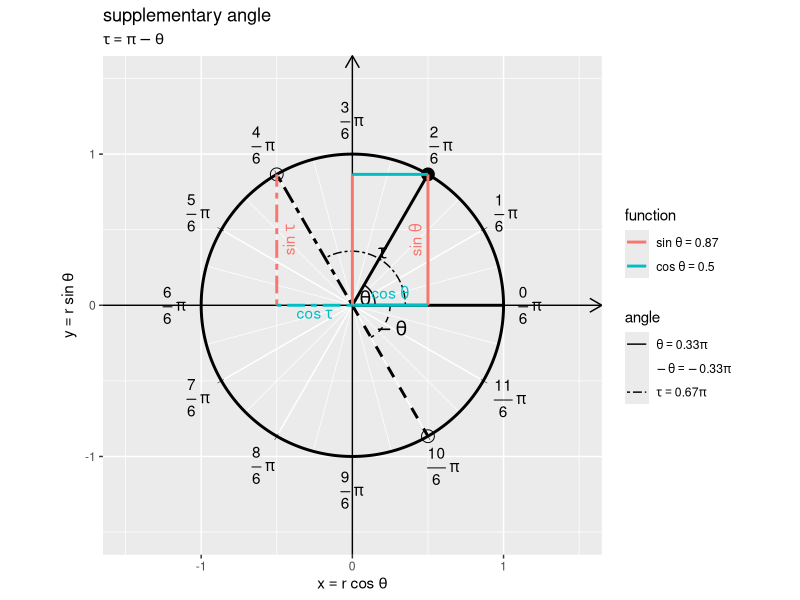

The R script that drew this image: (Note: this script raises an error after producing the figure.)

# 余角(π - θ)の可視化 ------------------------------------------------------------------

# 利用パッケージ
library(tidyverse)
library(gganimate)
library(patchwork)
library(magick)

# パッケージ名の省略用
library(ggplot2)


# 単位円の描画用 -----------------------------------------------------------------

# 円周の座標を作成
circle_df <- tibble::tibble(
  t = seq(from = 0, to = 2*pi, length.out = 361), # 1周期分のラジアン
  r = 1, # 半径
  x = r * cos(t), 
  y = r * sin(t)
)

# 半円(範囲π)における目盛数(分母の値)を指定
tick_num <- 6

# 角度目盛の座標を作成:(補助目盛有り)
d <- 1.1
rad_tick_df <- tibble::tibble(
  # 座標用
  i     = seq(from = 0, to = 2*tick_num-0.5, by = 0.5), # 目盛番号(分子の値)
  t_deg = i/tick_num * 180, # 度数法の角度
  t_rad = i/tick_num * pi,  # 弧度法の角度(ラジアン)
  r     = 1, # 半径
  x     = r * cos(t_rad), 
  y     = r * sin(t_rad), 
  major_flag = i%%1 == 0, # 主・補助フラグ
  grid       = dplyr::if_else(major_flag, true = "major", false = "minor"), # 目盛カテゴリ
  # ラベル用
  deg_label  = dplyr::if_else(
    major_flag, true = paste0(round(t_deg, digits = 1), "*degree"), false = ""
  ), # 角度ラベル
  rad_label  = dplyr::if_else(
    major_flag, true = paste0("frac(", i, ", ", tick_num, ") ~ pi"), false = ""
  ), # ラジアンラベル
  label_x = d * x, 
  label_y = d * y, 
  a = t_deg + 90, 
  h = 1 - (x * 0.5 + 0.5), 
  v = 1 - (y * 0.5 + 0.5), 
  tick_mark = dplyr::if_else(major_flag, true = "|", false = "") # 目盛指示線用
)


# 単位円と角度の関係 ------------------------------------------------------------

# 点用のラジアンを指定
theta <- 2/6 * pi

# 補角を計算
tau <- pi - theta


# 円周上の点の座標を作成
point_df <- tibble::tibble(
  t = c(theta, -theta, tau), 
  x = cos(t), 
  y = sin(t), 
  type = c("main", "sub", "target") # 角度カテゴリ
)

# 半径線の終点の座標を作成
radius_df <- dplyr::bind_rows(
  # 始線
  tibble::tibble(
    x = 1, 
    y = 0, 
    type = "main"
  ), 
  # 動径
  point_df |> 
    dplyr::select(x, y, type)
)


# 角マークの座標を作成
ds <- 0.005
angle_mark_df <- tibble::tibble(
  t    = c(theta, -theta, tau), 
  type = c("main", "sub", "target"), # 角度カテゴリ
  d    = c(0.15, 0.25, 0.35) # マークサイズを指定
) |> 
  dplyr::reframe(
    u = seq(from = 0, to = t, length.out = 600), .by = dplyr::everything()
  ) |> # 円弧用のラジアンを作成
  dplyr::mutate(
    x = (d + ds*u) * cos(u), 
    y = (d + ds*u) * sin(u)
  )

# 角ラベルの座標を作成
angle_label_df <- tibble::tibble(
  d = c(0.1, 0.3, 0.4), # ラベル位置を指定
  u = 0.5 * c(theta, -theta, tau), 
  x = d * cos(u), 
  y = d * sin(u), 
  angle_label = c("theta", "-theta", "tau")
)


# 関数の描画順を指定
fnc_level_vec <- c("sin", "cos")

# 関数線分の座標を作成
fnc_seg_df <- tibble::tibble(
  fnc = c(
    "sin", "cos", "sin", "cos", 
    "sin", "cos"
  ) |> 
    factor(levels = fnc_level_vec), # 関数カテゴリ
  type = c(
    "main", "main", "main", "main", 
    "target", "target"
  ), # 角度カテゴリ
  x_from = c(
    cos(theta), 0, 0, 0, 
    cos(tau), 0
  ), 
  y_from = c(
    0, 0, 0, sin(theta), 
    0, 0
  ), 
  x_to = c(
    cos(theta), cos(theta), 0, cos(theta), 
    cos(tau), cos(tau)
  ), 
  y_to = c(
    sin(theta), 0, sin(theta), sin(theta), 
    sin(tau), 0
  )
)

# 関数ラベルの座標を作成
fnc_label_df <- tibble::tibble(
  fnc = c(
    "sin", "cos", 
    "sin", "cos"
  ), 
  x = c(
    cos(theta), 0.5*cos(theta), 
    cos(tau), 0.5*cos(tau)
  ), 
  y = c(
    0.5*sin(theta), 0, 
    0.5*sin(tau), 0
  ), 
  fnc_label = c(
    "sin~theta", "cos~theta", 
    "sin~tau", "cos~tau"
  ), 
  a = c(
    90, 0, 
    90, 0
  ), 
  h = 0.5, 
  v = c(
    -0.5, -0.5, 
    1.5, 1.5
  )
)

# グラフサイズを設定
axis_size <- 1.5

# ラベル用の文字列を作成
def_label <- "tau == pi - theta"
angle_label_vec <- paste(
  c("theta", "-theta", "tau"), 
  c(theta/pi, -theta/pi, tau/pi) |> 
    round(digits = 2), 
  sep = " == "
) |> 
  paste("* pi")
fnc_label_vec <- paste(
  c("sin~theta", "cos~theta"), 
  c(sin(theta), cos(theta)) |> 
    round(digits = 2), 
  sep = " == "
)

# 単位円における偏角と関数線分を作図
ggplot() + 
  geom_segment(data = rad_tick_df, 
               mapping = aes(x = 0, y = 0, xend = x, yend = y, linewidth = grid), 
               color = "white", show.legend = FALSE) + # θ軸目盛線
  geom_text(data = rad_tick_df, 
            mapping = aes(x = x, y = y, angle = a, label = tick_mark), 
            size = 2) + # θ軸目盛指示線
  geom_text(data = rad_tick_df, 
            mapping = aes(x = label_x, y = label_y, label = rad_label, hjust = h, vjust = v), 
            parse = TRUE) + # θ軸目盛ラベル
  geom_segment(mapping = aes(x = c(-Inf, 0), y = c(0, -Inf), 
                             xend = c(Inf, 0), yend = c(0, Inf)), 
               arrow = arrow(length = unit(10, units = "pt"), ends = "last")) + # x・y軸線
  geom_path(data = circle_df, 
            mapping = aes(x = x, y = y), 
            linewidth = 1) + # 円周
  geom_segment(data = radius_df, 
               mapping = aes(x = 0, y = 0, xend = x, yend = y, linetype = type), 
               linewidth = 1, show.legend = FALSE) + # 半径線
  geom_path(data = angle_mark_df, 
            mapping = aes(x = x, y = y, linetype = type), 
            show.legend = FALSE) + # 角マーク
  geom_text(data = angle_label_df, 
            mapping = aes(x = x, y = y, label = angle_label), 
            size = 5, parse = TRUE) + # 角ラベル
  geom_point(data = point_df, 
             mapping = aes(x = x, y = y, shape = type), 
             size = 4, show.legend = FALSE) + # 円周上の点
  geom_segment(data = fnc_seg_df, 
               mapping = aes(x = x_from, y = y_from, xend = x_to, yend = y_to, 
                             color = fnc, linetype = type), 
               linewidth = 1) + # 関数線分
  geom_text(data = fnc_label_df, 
            mapping = aes(x = x, y = y, label = fnc_label, color = fnc, 
                          hjust = h, vjust = v, angle = a), 
            parse = TRUE, show.legend = FALSE) + # 関数ラベル
  scale_color_hue(labels = parse(text = fnc_label_vec), name = "function") + # 凡例表示用
  scale_shape_manual(breaks = c("main", "sub", "target"), 
                     values = c("circle", "circle open", "circle open")) + # 補助点用
  scale_linetype_manual(breaks = c("main", "sub", "target"), 
                        values = c("solid", "dashed", "twodash"), 
                        labels = parse(text = angle_label_vec), 
                        name = "angle") + # 補助線用, 凡例表示用
  scale_linewidth_manual(breaks = c("major", "minor"), 
                         values = c(0.5, 0.25)) + # 主・補助目盛線用
  guides(linetype = guide_legend(override.aes = list(linewidth = 0.5))) + 
  theme(legend.text.align = 0) + 
  coord_fixed(ratio = 1, 
              xlim = c(-axis_size, axis_size), 
              ylim = c(-axis_size, axis_size)) + 
  labs(title = "supplementary angle", 
       subtitle = parse(text = def_label), 
       x = expression(x == r ~ cos~theta), 
       y = expression(y == r ~ sin~theta))


# 単位円と角度の関係 ------------------------------------------------------------

# フレーム数を指定
frame_num <- 300

# 点用のラジアンの範囲を指定
theta_vals <- seq(from = -2*pi, to = 2*pi, length.out = frame_num+1)[1:frame_num]

# 補角を計算
tau_vals <- pi - theta_vals


# 円周上の点の座標を作成
anim_point_df <- tidyr::expand_grid(
  type    = c("main", "sub", "target"), # 角度カテゴリ
  frame_i = 1:frame_num # フレーム番号
) |> # フレームごとに複製
  dplyr::bind_cols(
    t = c(theta_vals, -theta_vals, tau_vals)
  ) |> 
  dplyr::mutate(
    x = cos(t), 
    y = sin(t)
  )

# 半径線の終点の座標を作成
anim_radius_df <- dplyr::bind_rows(
  # 始線
  tibble::tibble(
    frame_i = 1:frame_num, 
    x = 1, 
    y = 0, 
    type = "main"
  ), 
  # 動径
  anim_point_df |> 
    dplyr::select(frame_i, x, y, type)
)


# 角マークの座標を作成
ds <- 0.005
anim_angle_mark_df <- tidyr::expand_grid(
  tibble::tibble(
    type = c("main", "sub", "target"), 
    d    = c(0.15, 0.25, 0.35) # マークサイズを指定
  ), 
  frame_i = 1:frame_num
) |> # フレームごとに複製
  dplyr::bind_cols(
    t = c(theta_vals, -theta_vals, tau_vals)
  ) |> 
  dplyr::reframe(
    u = seq(from = 0, to = t, length.out = 600), .by = dplyr::everything()
  ) |> # フレームごとにラジアンを作成
  dplyr::mutate(
    x = (d + ds*u) * cos(u), 
    y = (d + ds*u) * sin(u)
  )

# 角ラベルの座標を作成
anim_angle_label_df <- tidyr::expand_grid(
  tibble::tibble(
    angle_label = c("theta", "-theta", "tau"), 
    d           = c(0.1, 0.25, 0.4) # ラベル位置を指定
  ), 
  frame_i = 1:frame_num
) |> # フレームごとに複製
  dplyr::bind_cols(
    u = 0.5 * c(theta_vals, -theta_vals, tau_vals)
  ) |> 
  dplyr::mutate(
    x = d * cos(u), 
    y = d * sin(u)
  )



# 関数の描画順を指定
fnc_level_vec <- c("sin", "cos")

# 関数線分の座標を作成
line_num <- 6
anim_fnc_seg_df <- tibble::tibble(
  frame_i = 1:frame_num |> 
    rep(times = line_num), 
  fnc = c(
    "sin", "cos", "sin", "cos", 
    "sin", "cos"
  ) |> 
    rep(each = frame_num) |> 
    factor(levels = fnc_level_vec), # 関数カテゴリ
  type = c(
    "main", "main", "main", "main", 
    "target", "target"
  ) |> 
    rep(each = frame_num), # 角度カテゴリ
  x_from = c(
    cos(theta_vals), rep(0, times = frame_num), rep(0, times = frame_num), rep(0, times = frame_num), 
    cos(tau_vals), rep(0, times = frame_num)
  ), 
  y_from = c(
    rep(0, times = frame_num), rep(0, times = frame_num), rep(0, times = frame_num), sin(theta_vals), 
    rep(0, times = frame_num), rep(0, times = frame_num)
  ), 
  x_to = c(
    cos(theta_vals), cos(theta_vals), rep(0, times = frame_num), cos(theta_vals), 
    cos(tau_vals), cos(tau_vals)
  ), 
  y_to = c(
    sin(theta_vals), rep(0, times = frame_num), sin(theta_vals), sin(theta_vals), 
    sin(tau_vals), rep(0, times = frame_num)
  ), 
  label_flag = c(
    TRUE, TRUE, FALSE, FALSE, 
    TRUE, TRUE
  ) |> 
    rep(each = frame_num) # 関数ラベル用
)

# ラベル設定を指定
setting_df <- tibble::tibble(
  fnc = c(
    "sin", "cos", 
    "sin", "cos"
  ), 
  type = c(
    "main", "main", 
    "target", "target"
  ), 
  fnc_label = c(
    "sin~theta", "cos~theta", 
    "sin~tau", "cos~tau"
  ), 
  a = c(
    90, 0, 
    90, 0
  ), 
  h = 0.5, 
  v = c(
    -0.5, -0.5, 
    1.5, 1.5
  )
)

# 関数ラベルの座標を作成
anim_fnc_label_df <- anim_fnc_seg_df |> 
  dplyr::filter(label_flag) |> # ラベル付け線分を抽出
  dplyr::summarise(
    x = median(c(x_from, x_to)), 
    y = median(c(y_from, y_to)), .by = c(frame_i, fnc, type)
  ) |> # 中点に配置
  dplyr::left_join(setting_df, by = c("fnc", "type")) # ラベル設定を追加


# グラフサイズを設定
axis_size <- 1.5

# ラベル用の文字列を作成
anim_label_df <- tibble::tibble(
  frame_i = 1:frame_num, 
  var_label = paste0(
    "list(", 
    "theta == ", round(theta_vals/pi, digits = 2), " * pi, ", 
    "tau == ", round(tau_vals/pi, digits = 2), " * pi", 
    ")"
  )
)
angle_label_vec <- c("theta", "-theta", "tau == pi - theta")
fnc_label_vec   <- c(sin = "sine", cos = "cosine")

# 単位円における偏角と関数線分を作図
anim <- ggplot() + 
  geom_segment(data = rad_tick_df, 
               mapping = aes(x = 0, y = 0, xend = x, yend = y, linewidth = grid), 
               color = "white", show.legend = FALSE) + # θ軸目盛線
  geom_text(data = rad_tick_df, 
            mapping = aes(x = x, y = y, angle = a, label = tick_mark), 
            size = 2) + # θ軸目盛指示線
  geom_text(data = rad_tick_df, 
            mapping = aes(x = label_x, y = label_y, label = rad_label, hjust = h, vjust = v), 
            parse = TRUE) + # θ軸目盛ラベル
  geom_segment(mapping = aes(x = c(-Inf, 0), y = c(0, -Inf), 
                             xend = c(Inf, 0), yend = c(0, Inf)), 
               arrow = arrow(length = unit(10, units = "pt"), ends = "last")) + # x・y軸線
  geom_path(data = circle_df, 
            mapping = aes(x = x, y = y), 
            linewidth = 1) + # 円周
  geom_segment(data = anim_radius_df, 
               mapping = aes(x = 0, y = 0, xend = x, yend = y, linetype = type), 
               linewidth = 1, show.legend = FALSE) + # 半径線
  geom_path(data = anim_angle_mark_df, 
            mapping = aes(x = x, y = y, linetype = type), 
            show.legend = FALSE) + # 角マーク
  geom_text(data = anim_angle_label_df, 
            mapping = aes(x = x, y = y, label = angle_label), 
            size = 5, parse = TRUE) + # 角ラベル
  geom_point(data = anim_point_df, 
             mapping = aes(x = x, y = y, shape = type), 
             size = 4, show.legend = FALSE) + # 円周上の点
  geom_segment(data = anim_fnc_seg_df, 
               mapping = aes(x = x_from, y = y_from, xend = x_to, yend = y_to, 
                             color = fnc, linetype = type), 
               linewidth = 1) + # 関数線分
  geom_text(data = anim_fnc_label_df, 
            mapping = aes(x = x, y = y, label = fnc_label, color = fnc, 
                          hjust = h, vjust = v, angle = a), 
            parse = TRUE, show.legend = FALSE) + # 関数ラベル
  geom_text(data = anim_label_df, 
            mapping = aes(x = -Inf, y = Inf, label = var_label), 
            parse = TRUE, hjust = 0, vjust = -0.5) + # 変数ラベル:(subtitleの代用)
  gganimate::transition_manual(frames = frame_i) + # フレーム切替
  scale_color_hue(labels = parse(text = fnc_label_vec), name = "function") + # 凡例表示用
  scale_shape_manual(breaks = c("main", "sub", "target"), 
                     values = c("circle", "circle open", "circle open")) + # 補助点用
  scale_linetype_manual(breaks = c("main", "sub", "target"), 
                        values = c("solid", "dashed", "twodash"), 
                        labels = parse(text = angle_label_vec), 
                        name = "angle") + # 補助線用, 凡例表示用
  scale_linewidth_manual(breaks = c("major", "minor"), 
                         values = c(0.5, 0.25)) + # 主・補助目盛線用
  guides(linetype = guide_legend(override.aes = list(linewidth = 0.5))) + 
  theme(legend.text.align = 0) + 
  coord_fixed(ratio = 1, clip = "off", 
              xlim = c(-axis_size, axis_size), 
              ylim = c(-axis_size, axis_size)) + 
  labs(title = "supplementary angle", 
       subtitle = "", # (ラベル表示用の空行)
       x = expression(x == r ~ cos~theta), 
       y = expression(y == r ~ sin~theta))

# 動画を作成
gganimate::animate(
  plot = anim, nframes = frame_num, fps = 15, width = 8, height = 8, units = "in", res = 250, 
  renderer = gganimate::av_renderer(file = "circle/figure/angle/diff_pi_circle.mp4")
)
